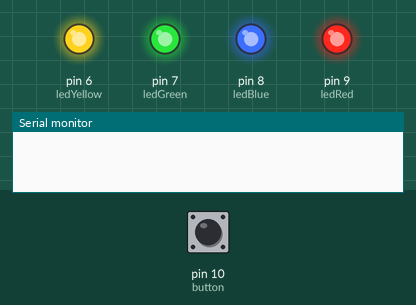
Bench run of a sketch on a simulated Arduino Uno, built with avr-gcc and run on an emulated ATmega328P. Shown: output pins drawn as LEDs (lit = HIGH), the last lines printed to the serial monitor. Inputs (shaded band) come from the test bench; at power-on: pin 10 (button) LOW.

Above: at 1.2 s.
1.3 s: pin 10 (button) pulled HIGH for 0.15 s
At 2.3 s:
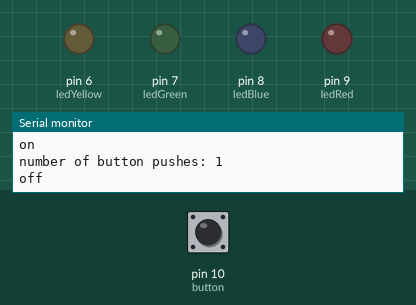
2.9 s: pin 10 (button) pulled HIGH for 1 s
At 3.5 s:
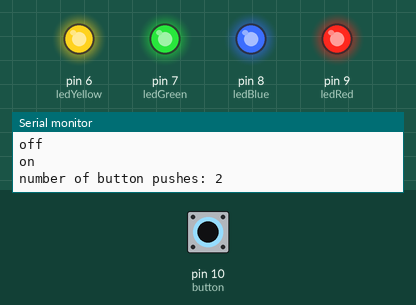
5.4 s: pin 10 (button) pulled HIGH for 3.2 s
At 6.6 s:
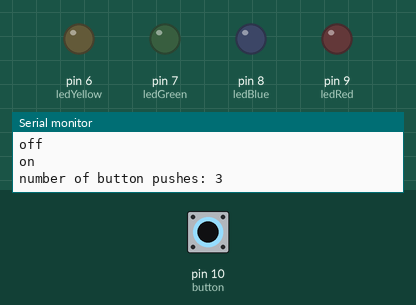
Timing chart, 0 to 8.4 s (numbered marks = the images above; inputs shaded):
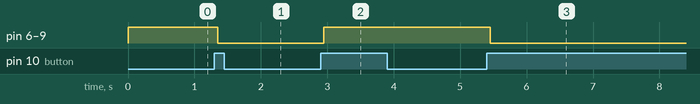

The sketch:

button-on-off.ino
```cpp
// asign inputs-outputs to pins - stay constant
int ledBlue = 8;
int ledRed = 9;
int ledGreen = 7;
int ledYellow = 6;
int button = 10;

// variables that will change throughout
int buttonPushCounter = 0;
int buttonState = 0;
int lastButtonState = 0;


void setup() {
  pinMode(ledBlue, OUTPUT);
  pinMode(ledRed, OUTPUT);
  pinMode(ledGreen, OUTPUT);
  pinMode(ledYellow, OUTPUT);
  pinMode(button, INPUT);
  Serial.begin(9600);
}


void turnLightsOn() {
  digitalWrite(ledRed, HIGH);
  digitalWrite(ledBlue, HIGH);
  digitalWrite(ledGreen, HIGH);
  digitalWrite(ledYellow, HIGH);
}

void turnLightsOff() {
  digitalWrite(ledRed, LOW);
  digitalWrite(ledBlue, LOW);
  digitalWrite(ledGreen, LOW);
  digitalWrite(ledYellow, LOW);
}


void loop() {

  buttonState = digitalRead(button);

  // compare the buttonState to its previous state
  if (buttonState != lastButtonState) {
    // if the state has changed, increment the counter
    if (buttonState == HIGH) {
      // if the current state is HIGH then the button went from off to on:
      buttonPushCounter++;
      Serial.println("on");
      Serial.print("number of button pushes: ");
      Serial.println(buttonPushCounter);
    } else {
      // if the current state is LOW then the button went from on to off:
      Serial.println("off");
    }
    // Delay a little bit to avoid bouncing
    delay(50);
  }
  // save the current state as the last state, for next time through the loop
  lastButtonState = buttonState;


  // turns on the LED every four button pushes by checking the modulo of the
  // button push counter. the modulo function gives you the remainder of the
  // division of two numbers:
  if (buttonPushCounter % 2 == 0) {
    turnLightsOn();
  } else {
    turnLightsOff();
  }


}
```

Measured:
- after the input at 1.3 s, pin 6 (ledYellow), pin 7 (ledGreen), pin 8 (ledBlue), pin 9 (ledRed): HIGH → LOW after 0.05 s
- after the input at 2.9 s, pin 6 (ledYellow), pin 7 (ledGreen), pin 8 (ledBlue), pin 9 (ledRed): LOW → HIGH after 0.05 s
- after the input at 5.4 s, pin 6 (ledYellow), pin 7 (ledGreen), pin 8 (ledBlue), pin 9 (ledRed): HIGH → LOW after 0.05 s
